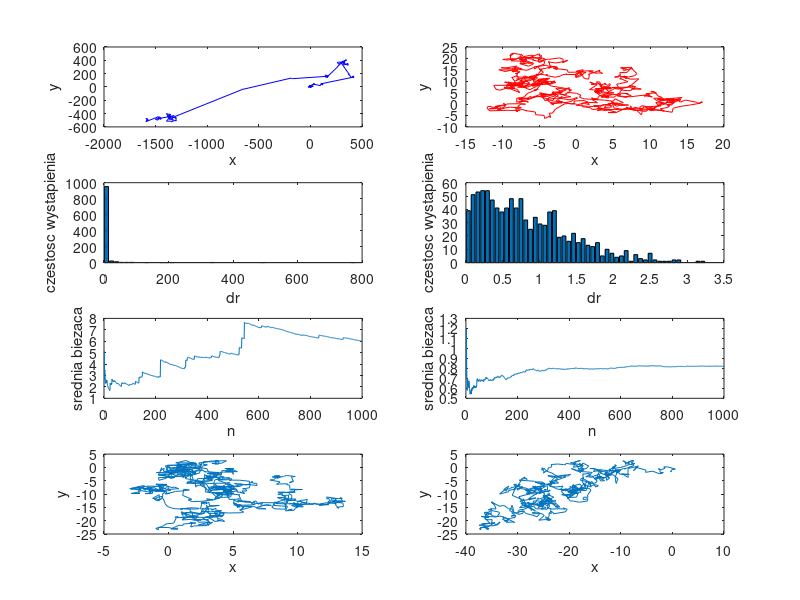

Here is the MATLAB script that generated this plot:
clear all;
r1 = csvread('dane1.csv')
x1 = r1(:, 1);
y1 = r1(:, 2);
r2 = csvread('dane2.csv')
x2 = r2(:, 1);
y2 = r2(:, 2);

subplot(4,2,1)
plot(x1, y1, 'b-')
xlabel('x')
ylabel('y')
subplot(4,2,2)
plot(x2, y2, 'r-')
xlabel('x')
ylabel('y')
N = length(r1)

dr1 = sum((r1(2:N, 1:2) - r1(1:N-1, 1:2)).^2, 2).^0.5
dr2 = sum((r2(2:N, 1:2) - r2(1:N-1, 1:2)).^2, 2).^0.5
subplot(4,2,3)
[m1, bin1] = hist(dr1, 50);
bar(bin1, m1)
xlabel('dr')
ylabel('czestosc wystapienia')
subplot(4,2,4)
[m2, bin2] = hist(dr2, 50);
bar(bin2, m2)
xlabel('dr')
ylabel('czestosc wystapienia')

n = 1:N-1
subplot(4,2,5)
avg_dr1 = cumsum(dr1)./n'
plot(n, avg_dr1)
xlabel('n ')
ylabel('srednia biezaca')
avg_dr2 = cumsum(dr2)./n'
subplot(4,2,6)
plot(n, avg_dr2)
xlabel('n ')
ylabel('srednia biezaca')

directions1 = rand(N, 1).*2*pi
directions2 = rand(N, 1).*2*pi
stepsizes1 = rand(N, 1)
stepsizes2 = randn(N,1)
x1new = cumsum(stepsizes1.*cos(directions1))
y1new = cumsum(stepsizes1.*sin(directions1))
x2new = cumsum(stepsizes2.*cos(directions1))
y2new = cumsum(stepsizes2.*sin(directions1))

r1new = zeros(N, 2)
r1new(:, 1) = x1new
r1new(:, 2) = y1new
r2new = zeros(N, 2)
r2new(:, 1) = x2new
r2new(:, 2) = y2new

csvwrite('moje_dane1.csv', r1new)
csvwrite('moje_dane2.csv', r2new)

subplot(4,2,7)
plot(x1new, y2new)
xlabel('x')
ylabel('y')
subplot(4,2,8)
plot(x2new, y2new)
xlabel('x')
ylabel('y')
